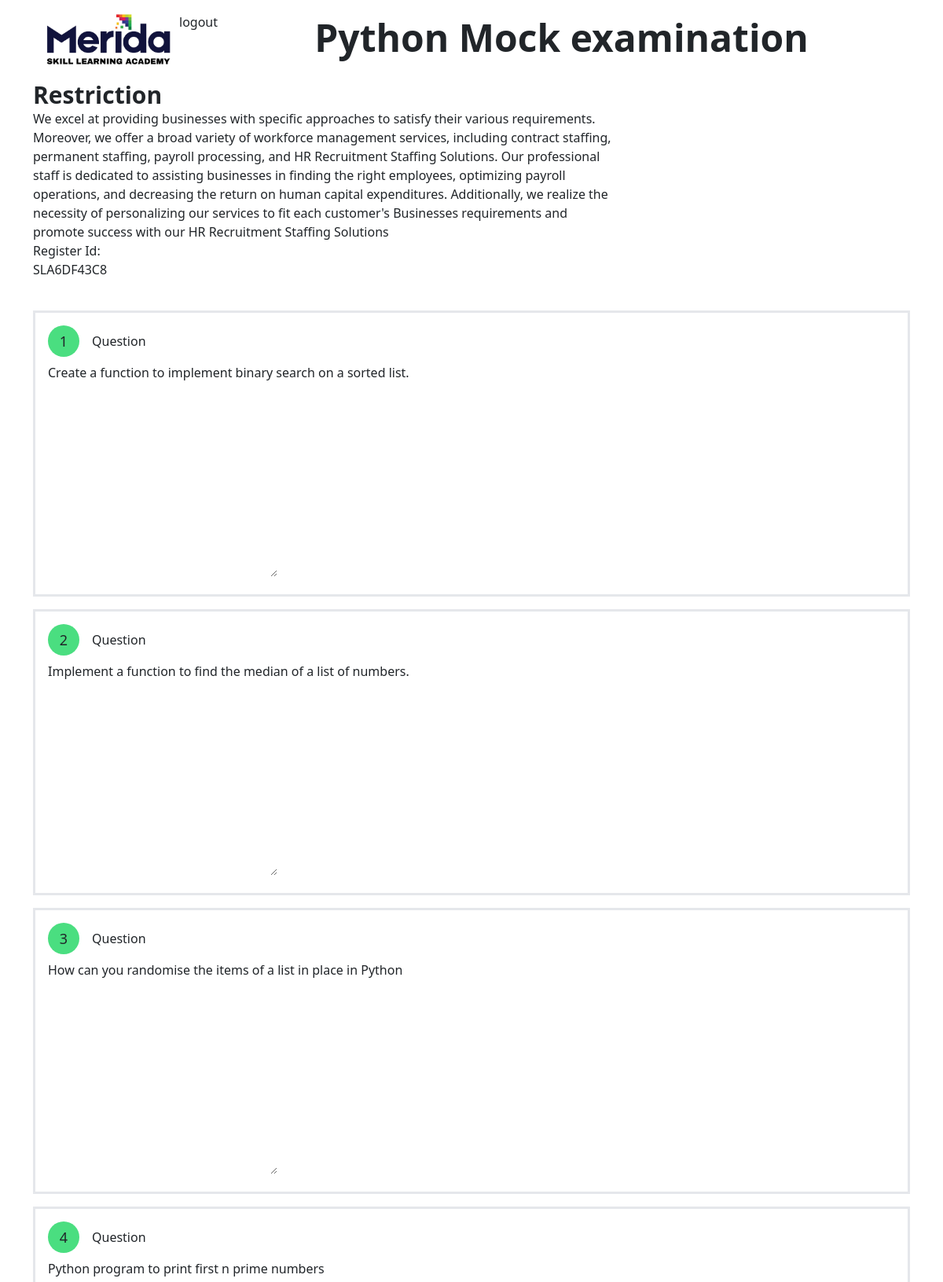
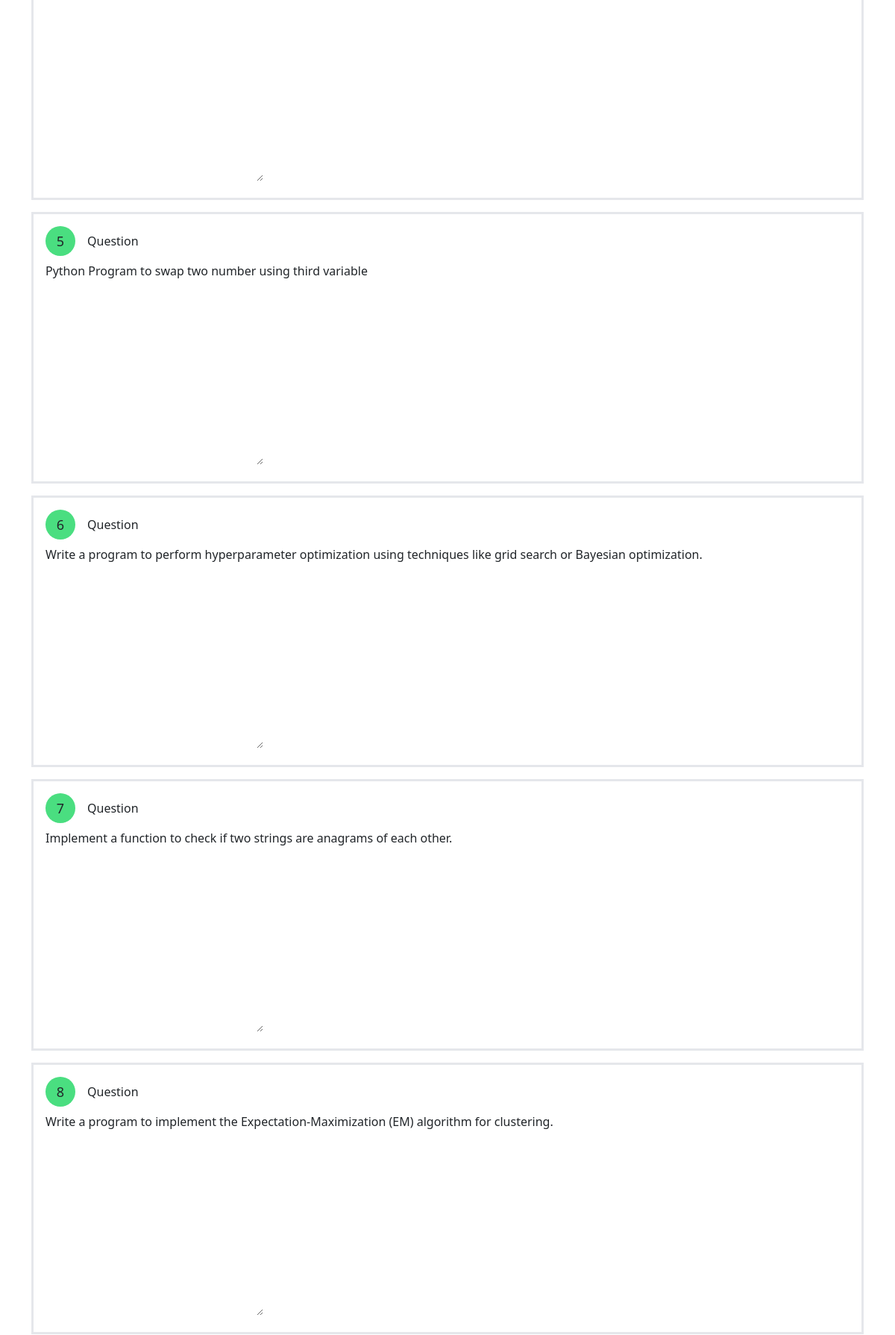
The app's page /shuffled_coding_question/Python (signed in, upper part) with its own data (2 pictures, top to bottom).
### mockapp/models.py (models this page shows, shortened)
class add_subjects(models.Model):
    subject= models.CharField(max_length=200,default=" ")
    sub_image=models.ImageField(upload_to='subject_images/', default=" ")
    def __str__(self):
        return self.subject

class Coding_Questions(models.Model):
    subject= models.ForeignKey(add_subjects,max_length=200,default=' ',on_delete=models.CASCADE,blank=True)
    test_level = models.CharField(max_length=200,default=' ',choices=testlevel,blank=True,help_text='Choose test level.')
    question_text = models.TextField(default='',blank=True,help_text='Enter your Question here.')
    code_snippet = models.TextField(default=" ",blank=True,help_text='Enter your Programming answer here.')
    correct_answer = models.TextField(default=' ',blank=True,help_text='Enter your Theory answer here.')

### mockapp/views.py (the view)
# urls.py: path('shuffled_coding_question/<subject>',views.shuffled_coding_question,name='shuffled_coding_question'),
def shuffled_coding_question(request,subject):
    user=request.session.get('user_name')
    regi=request.session.get('register_id')
    loged_in=user_register.objects.get(name=user)
    if loged_in.loged_in:
        sub = add_subjects.objects.get(subject=subject)
        basic_questions = Coding_Questions.objects.filter(subject__subject=sub, test_level='basic')
        intermediate_questions = Coding_Questions.objects.filter(subject__subject=sub, test_level='intermediate')
        advance_questions = Coding_Questions.objects.filter(subject__subject=sub, test_level='advance')
        basic_questions_shuffled = list(basic_questions)
        random.shuffle(basic_questions_shuffled)
        intermediate_questions_shuffled = list(intermediate_questions)
        random.shuffle(intermediate_questions_shuffled)
        advance_questions_shuffled = list(advance_questions)
        random.shuffle(advance_questions_shuffled)
        num_basic_questions = 5  # Adjust this based on your requirements
        num_intermediate_questions = 5
        num_advance_questions = 5
        selected_basic_questions = basic_questions_shuffled[:num_basic_questions]
        selected_intermediate_questions = intermediate_questions_shuffled[:num_intermediate_questions]
        selected_advance_questions = advance_questions_shuffled[:num_advance_questions]
        combined_questions = selected_basic_questions + selected_intermediate_questions + selected_advance_questions
        total = len(combined_questions)
        request.session['total_coding_questions'] = total
        random.shuffle(combined_questions)
        context={"coding_q": combined_questions,
              "sub": subject,
              'register_id':regi
              }
        return render(request, 'shuffle/codingquestions2.html', context)
    else:
        return render(request, '404.html')

### templates/shuffle/codingquestions2.html (shortened to what this page needs)
<!DOCTYPE html>
<html lang="en">
  <head>
    {% load static %}
    <script src="https://cdn.tailwindcss.com"></script>
    <link
      rel="stylesheet"
      href="https://cdnjs.cloudflare.com/ajax/libs/codemirror/5.62.0/codemirror.min.css"
    />
    <link
      href="https://cdn.jsdelivr.net/npm/bootstrap@5.3.2/dist/css/bootstrap.min.css"
      rel="stylesheet"
    />
    <link rel="stylesheet" href="https://cdnjs.cloudflare.com/ajax/libs/codemirror/5.62.0/codemirror.min.css">
  </head>
  <body>
    <div class="px-5 flex py-3">
      <img class="w-[180px]" src="{% static 'images/skill learning logo-04.jpg' %}" alt="" />
      <a href="{% url 'logoutt' %}">logout</a>
      <h1 class="mx-auto w-fit text-5xl my-2 fw-semibold">
        {{sub}} Mock examination
      </h1>
    </div>
    <div
      id="restictions"
      class="scrolling-list-container container-lg h-[75vh] overflow-y-scroll mx-auto"
    >
      <h2 class="fw-semibold text-3xl">Restriction</h2>
      <p class="lg:w-4/6">
        We excel at providing businesses with specific approaches to satisfy
        their various requirements. Moreover, we offer a broad variety of
        workforce management services, including contract staffing, permanent
        staffing, payroll processing, and HR Recruitment Staffing Solutions. Our
        professional staff is dedicated to assisting businesses in finding the
        right employees, optimizing payroll operations, and decreasing the
        return on human capital expenditures. Additionally, we realize the
        necessity of personalizing our services to fit each customer's
        Businesses requirements and promote success with our HR Recruitment
        Staffing Solutions
      </p>
      <form id="examForm" action="{% url 'shuffled_coding_answers' sub  %}" method="POST">
        <label for="regi">Register Id:</label><br>
       <input type="text" id="regi" name="regi" required value="{{register_id}}"><br>
       <div id="error_name" style="color: red;"></div><br>
      {% for question in coding_q %}
      <article class="question p-3 border-3 my-3">
        <div class="flex gap-3 align-items-center">
          <p
            class="rounded-full w-[40px] h-[40px] bg-green-400 text-lg flex align-items-center justify-content-center">
            {{ forloop.counter }}
          </p>
          Question
        </div>
        <p class="my-2">
           {{ question.question_text }}
        </p>
        <textarea class=""  id="answer_{{ question.id }}" name="answer_{{ question.id }}" cols="30" rows="10"></textarea>
      </article>
      {% endfor %}
</form>
      </div>
  </body>
</html>

### records on screen
add_subjects: subject "Python"
Coding_Questions: question_text "Create a function to implement binary search on a sorted list."
Coding_Questions: question_text "Implement a function to find the median of a list of numbers."
Coding_Questions: question_text "How can you randomise the items of a list in place in Python"
Coding_Questions: question_text "Python program to print first n prime numbers"
Coding_Questions: question_text "Python Program to swap two number using third variable"
Coding_Questions: question_text "Write a program to perform hyperparameter optimization using techniques like grid search or Bayesian optimization."
Coding_Questions: question_text "Implement a function to check if two strings are anagrams of each other."
Coding_Questions: question_text "Write a program to implement the Expectation-Maximization (EM) algorithm for clustering."
